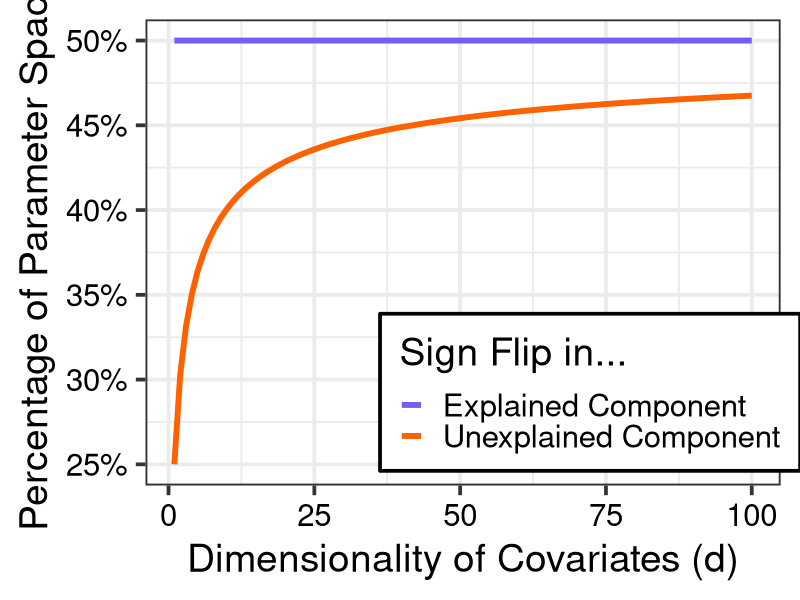

Write R code to recreate this figure.
# Libraries ---------------------------------------------------------------
library(here)
library(tidyr)
library(dplyr)
library(purrr)
library(glue)
library(ggplot2)

# Helpers -----------------------------------------------------------------
pirwinhall = function(x, n) {
  if (n > 80) {
    pirwinhall_approx(x, n)
  } else {
    pirwinhall_exact(x, n)
  }
}

pirwinhall_exact = function(x, n) {
  
  sapply(x, 
         \(xx) {
           k = seq(0, floor(xx))
           sum((-1)**k * choose(n, k) * (xx - k)**n) / factorial(n)
         })
}

pirwinhall_approx = function(x, n) {
  pnorm(x, mean = n / 2, sd = sqrt(n / 12))
}

dirwinhall = function(x, n) {
  if (n > 50) {
    dirwinhall_approx(x, n)
  } else {
    dirwinhall_exact(x, n)
  }
}

dirwinhall_exact = function(x, n) {
  
  sapply(x, 
         \(xx) {
           k = seq(0, floor(xx))
           sum((-1)**k * choose(n, k) * (xx - k)**{n-1}) / factorial(n-1)
         })
}

dirwinhall_approx = function(x, n) {
  dnorm(x, mean = n / 2, sd = sqrt(n / 12))
}


pr_signflip = function(d, m) {
  
  lower = integrate(\(i) (1 - pirwinhall(x = d + 1 - i, n = 2*d)) * dirwinhall(x = i, n = 2),
                    lower = 0,
                    upper = 1)$value
  
  upper = integrate(\(i) pirwinhall(x = d + 1 - i, n = 2*d) * dirwinhall(x = i, n = 2),
                    lower = 1,
                    upper = 2)$value
  
  lower + upper
}


# Setup --------------------------------------------------------------------
design = tidyr::crossing(d = 1:100,
                         m = 10)
tb = dplyr::mutate(design,
                   pr_unexplained = purrr::pmap_dbl(design, pr_signflip),
                   pr_explained   = 0.5) |> 
  pivot_longer(c(pr_explained, pr_unexplained),
               names_prefix = 'pr_',
               names_to = 'component',
               values_to = 'pr') |> 
  mutate(component = ifelse(component == 'explained',
                            'Explained Component',
                            'Unexplained Component'))


# Plot ---------------------------------------------------------------------
gg = ggplot(tb,
            aes(x = d, y = pr, color = component)) +
  labs(x     = "Dimensionality of Covariates (d)",
       y     = "Percentage of Parameter Space",
       color = "Sign Flip in...") +
  theme_bw(base_size = 28) +
  theme(axis.text       = element_text(color = 'black'),
        legend.position = "inside",
        legend.position.inside = c(0.7, 0.2),
        legend.background = element_rect(colour = "black")) +
  scale_color_manual(values = c('Explained Component'   = '#785EF0',
                                'Unexplained Component' = '#FE6100')) +
  scale_y_continuous(labels = scales::percent) +
  geom_line(linewidth = 2)

ggsave(here('Sections', 'Figures', 'prob_unexplained.pdf'),
       gg, 
       width = 9, height = 6.5, units = "in")
